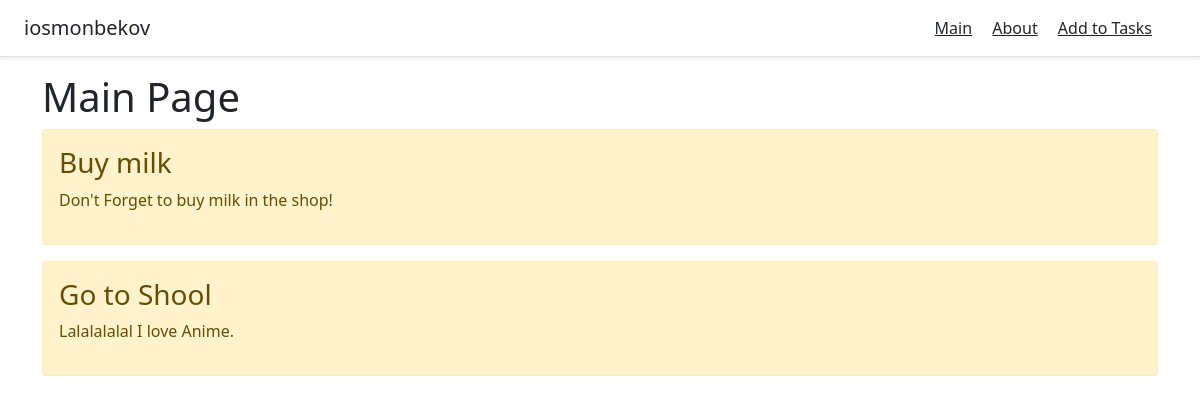
Before: / with the older database file.
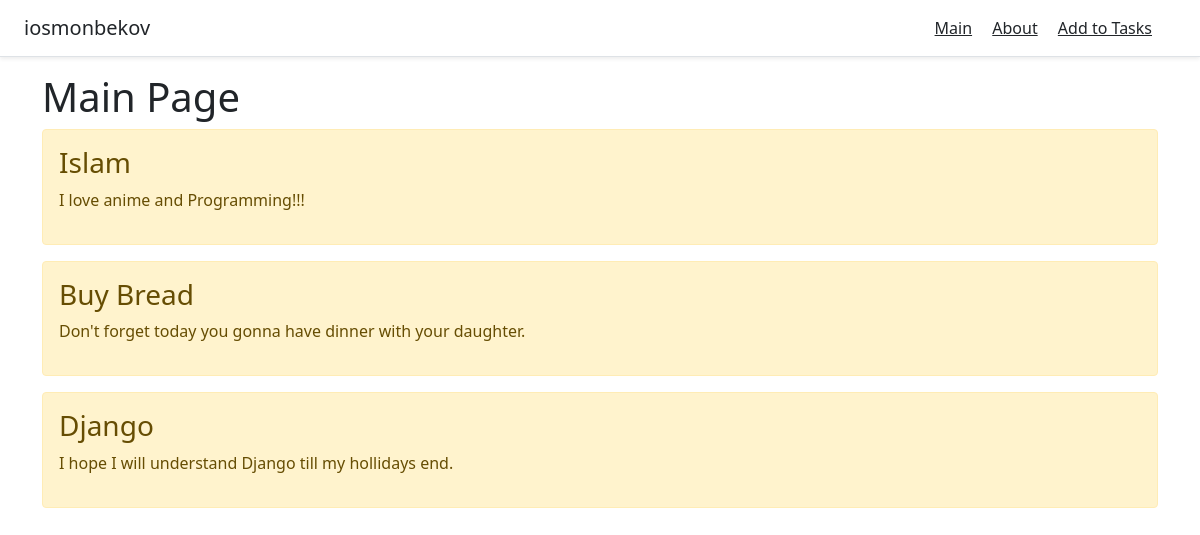
After: the same page with the newer database file.
### main/models.py (models this page shows, shortened)
class Task(models.Model):
    title = models.CharField('Title', max_length=50)
    task = models.TextField('Task')
    class Meta:
        verbose_name = "ToDo"
        verbose_name_plural = "ToDos"

### main/views.py (the view)
# urls.py: path('', views.index, name='home' ),
def index(request):
    tasks = Task.objects.all()
    return  render(request, 'main/index.html', {'title': 'Main Page', 'tasks': tasks})

### main/templates/main/index.html (shortened to what this page needs)
{% extends "main/base.html" %}
{% block content %}
    <h1>Main Page</h1>
    {% if tasks %}
        {% for el in tasks %}
            <div class="alert alert-warning mt-2">
                <h3>{{el.title}}</h3>
                <p>{{el.task}}</p>
            </div>
        {% endfor %}
    {% else %}
        <p>There is no Tasks</p>
    {% endif %}
{% endblock %}

### main/templates/main/base.html (shortened to what this page needs)
<!DOCTYPE html>
<html lang="en">
  <head>
    <link
      href="https://cdn.jsdelivr.net/npm/bootstrap@5.0.0-beta1/dist/css/bootstrap.min.css"
      rel="stylesheet"
    />
  </head>
  <body>
    <header
      class="d-flex flex-column flex-md-row align-items-center p-3 px-md-4 mb-3 bg-white border-bottom shadow-sm"
    >
      <p class="h5 my-0 me-md-auto fw-normal">iosmonbekov</p>
      <nav class="my-2 my-md-0 me-md-3">
        <a class="p-2 text-dark" href="{% url 'home' %}">Main</a>
        <a class="p-2 text-dark" href="{% url 'about' %}">About</a>
        <a class="p-2 text-dark" href="{% url 'create' %}">Add to Tasks</a>
      </nav>
    </header>
    <div class="container">{% block content %}{% endblock %}</div>
  </body>
</html>

Changed rows visible on the page:
removed Task: title "Buy milk", task "Don't Forget to buy milk in the shop!"
removed Task: title "Go to Shool", task "Lalalalalal I love Anime."
added Task: title "Islam", task "I love anime and Programming!!!"
added Task: title "Buy Bread", task "Don't forget today you gonna have dinner with your daughter."
added Task: title "Django", task "I hope I will understand Django till my hollidays end."
